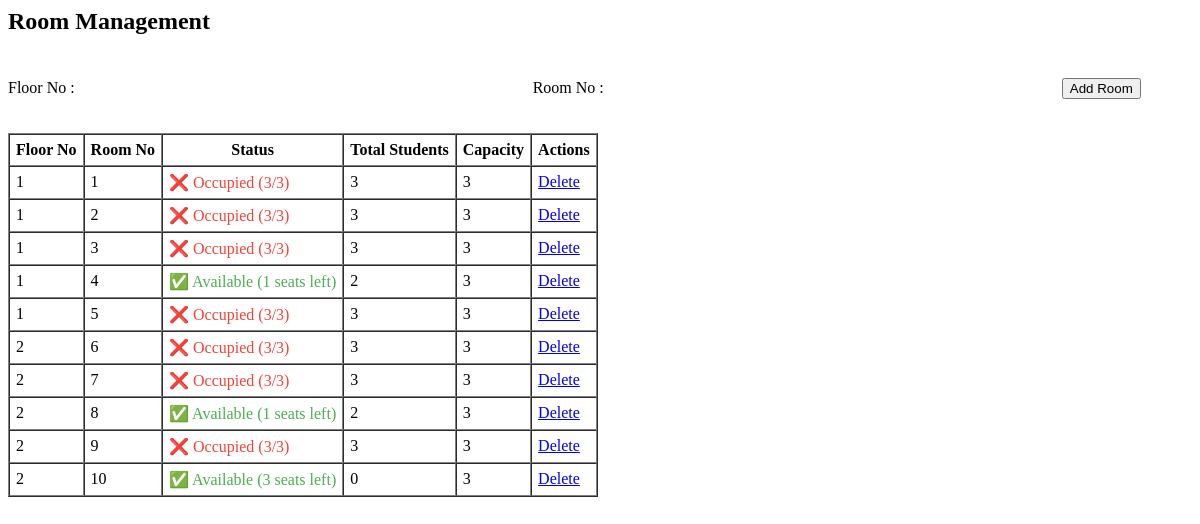
Page /admin/rooms.php (signed in) on the committed database.
### tables this page shows
CREATE TABLE `rooms` (
  `room_no` int(11) NOT NULL,
  `status` varchar(15) DEFAULT 'Available',
  `floor_no` int(11) NOT NULL
);

### admin/rooms.php (the view, shortened to what this page needs)
<?php
include('../db.php');
$total_floors = 2;
$total_rooms = 10;
$capacity_per_room = 3;
$query = "SELECT
            r.room_no,
            r.floor_no,
            r.status,
            (SELECT COUNT(*) FROM students s WHERE s.room_no = r.room_no) AS total_students
          FROM rooms r
          ORDER BY r.room_no ASC";
$rooms = $conn->query($query);
?>
<div class="room-management">
    <h2 class="add"><i class="fa-solid fa-bed"></i> Room Management</h2>
    <form method="POST" class="form-box">
        <label>Floor No :</label>
        <input type="number" name="floor_no" min="1" max="<?= $total_floors ?>" required>
        <label>Room No :</label>
        <input type="number" name="room_no" min="1" max="<?= $total_rooms ?>" required>
        <input type="submit" value="Add Room">
    </form>
    <table border="1" cellpadding="6" cellspacing="0">
        <tr>
            <th>Floor No</th>
            <th>Room No</th>
            <th>Status</th>
            <th>Total Students</th>
            <th>Capacity</th>
            <th>Actions</th>
        </tr>
        <?php while ($row = $rooms->fetch_assoc())
        {
            $total = isset($row['total_students']) ? (int)$row['total_students'] : 0;
            $remaining = max(0, $capacity_per_room - $total);
        ?>
        <tr>
            <td><?= htmlspecialchars($row['floor_no']) ?></td>
            <td><?= htmlspecialchars($row['room_no']) ?></td>
            <td>
                <?php
                if ($total >= $capacity_per_room)
                {
                    echo "<span class='status occupied'>❌ Occupied ($capacity_per_room/$capacity_per_room)</span>";
                }
                else
                {
                    echo "<span class='status available'>✅ Available ($remaining seats left)</span>";
                }
                ?>
            </td>
            <td><?= $total ?></td>
            <td><?= $capacity_per_room ?></td>
            <td>
                <a href="dashboard.php?page=delete_room&room_no=<?= urlencode($row['room_no']) ?>"
                   class="btn"
                   onclick="return confirm('Are you sure you want to delete this room?')">Delete</a>
            </td>
        </tr>
        <?php } ?>
    </table>
</div>

### admin/rooms.php (style rules this page uses)
.room-management .form-box input[type="number"] { width: 450px; padding: 10px; border-radius: 8px; border: 1px solid rgba(255,255,255,0.2); background: rgba(255,255,255,0.05); color: #fff; margin-top: 15px; margin-bottom: 10px; transition: 0.3s; }
.status.available { color: #4caf50; }
.status.occupied { color: #f44336; }

### rows in the picture
rooms: floor_no "1", room_no "1", total "3"
rooms: floor_no "1", room_no "2", total "3"
rooms: floor_no "1", room_no "3", total "3"
rooms: floor_no "1", room_no "4", remaining "1", total "2"
rooms: floor_no "1", room_no "5", total "3"
rooms: floor_no "2", room_no "6", total "3"
rooms: floor_no "2", room_no "7", total "3"
rooms: floor_no "2", room_no "8", remaining "1", total "2"
rooms: floor_no "2", room_no "9", total "3"
rooms: floor_no "2", room_no "10", remaining "3", total "0"
